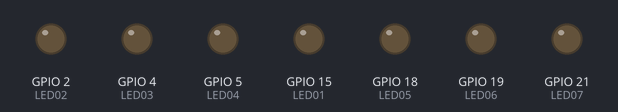
Simulated run of this sketch. Board: ESP32. On the bench: output pins drawn as LEDs (lit = HIGH). What the sketch prints to the serial monitor is not drawn.

Above: at 0.5 s.
At 1.48 s:
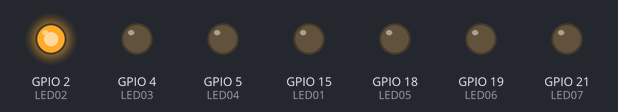
At 1.68 s:
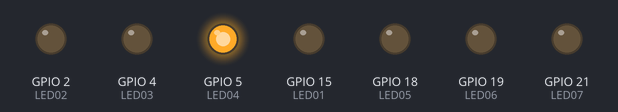
At 1.98 s:
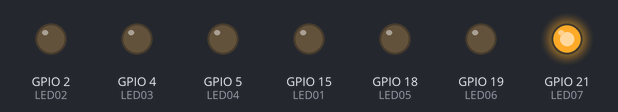
At 4.1 s:
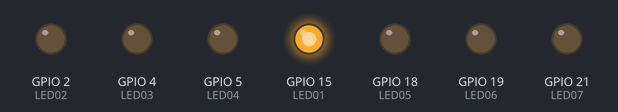
At 5.64 s:
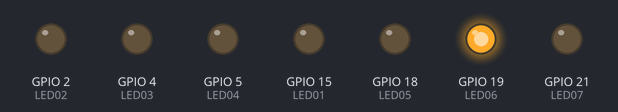
Timing chart, 0 to 8.7 s (numbered marks = the images above):
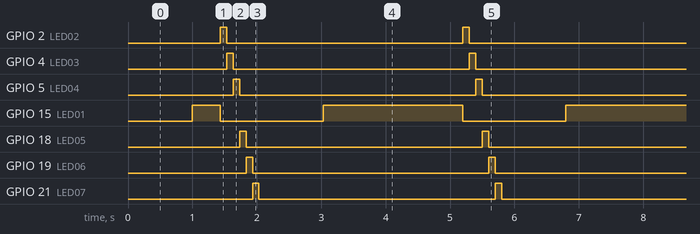

The sketch:

Actividad_2.1_-_7_tareas.ino
```cpp
// Actividad 2. Mandar nombre de la unidad

#if CONFIG_FREERTOS_UNICORE
static const BaseType_t app_cpu = 0;
#else
static const BaseType_t app_cpu = 1;
#endif

const char msg[100] = "Unidad Profesional Interdisciplinaria de Ingeniería Campus Zacatecas IPN";

static TaskHandle_t  Tarea01 = NULL;
static TaskHandle_t  Tarea02 = NULL;
static TaskHandle_t  Tarea03 = NULL;
static TaskHandle_t  Tarea04 = NULL;
static TaskHandle_t  Tarea05 = NULL;
static TaskHandle_t  Tarea06 = NULL;
static TaskHandle_t  Tarea07 = NULL;

static const int LED01 = 15;   //1
static const int LED02 = 2;   //2
static const int LED03 = 4;   //3
static const int LED04 = 5;   //4
static const int LED05 = 18;   //5
static const int LED06 = 19;   //6
static const int LED07 = 21;   //7

//Tarea UART 01
void TareaUART01(void *parameter){
  int msg_len = strnlen(msg,100);
  while(1){
    digitalWrite(LED01, HIGH);
    Serial.println();
    for(int i =0; i< msg_len; i++){
      Serial.print(msg[i]);
    }
    Serial.println();
    digitalWrite(LED01, LOW);
    vTaskDelay(1000 / portTICK_PERIOD_MS);
  }
}

//Tarea UART 02
void TareaUART02(void *parameter){
  while(1){
    digitalWrite(LED02, HIGH);
    Serial.println('1');
    digitalWrite(LED02, LOW);
    vTaskDelay(1000 / portTICK_PERIOD_MS);
  }
}

//Tarea UART 03
void TareaUART03(void *parameter){
  while(1){
    digitalWrite(LED03, HIGH);
    Serial.println('2');
    digitalWrite(LED03, LOW);
    vTaskDelay(1000 / portTICK_PERIOD_MS);
  }
}

//Tarea UART 04
void TareaUART04(void *parameter){
  while(1){
    digitalWrite(LED04, HIGH);
    Serial.println('3');
    digitalWrite(LED04, LOW);
    vTaskDelay(1000 / portTICK_PERIOD_MS);
  }
}

//Tarea UART 05
void TareaUART05(void *parameter){
  while(1){
    digitalWrite(LED05, HIGH);
    Serial.println('4');
    digitalWrite(LED05, LOW);
    vTaskDelay(1000 / portTICK_PERIOD_MS);
  }
}

//Tarea UART 06
void TareaUART06(void *parameter){
  while(1){
    digitalWrite(LED06, HIGH);
    Serial.println('5');
    digitalWrite(LED06, LOW);
    vTaskDelay(1000 / portTICK_PERIOD_MS);
  }
}

//Tarea UART 07
void TareaUART07(void *parameter){
  while(1){
    digitalWrite(LED07, HIGH);
    Serial.println('6');
    digitalWrite(LED07, LOW);
    vTaskDelay(1000 / portTICK_PERIOD_MS);
  }
}

void setup() {
  pinMode(LED01, OUTPUT);
  pinMode(LED02, OUTPUT);
  pinMode(LED03, OUTPUT);
  pinMode(LED04, OUTPUT);
  pinMode(LED05, OUTPUT);
  pinMode(LED06, OUTPUT);
  pinMode(LED07, OUTPUT);

  Serial.begin(300);
  xTaskCreatePinnedToCore(
    TareaUART01,  //Funcion que se manda llamar
    "UART 01",    //El nombre de la tarea
    1024,         //Stack size
    NULL,
    2,            //Prioridades
    &Tarea01,
    app_cpu);
  xTaskCreatePinnedToCore(
    TareaUART02,  //Funcion que se manda llamar
    "UART 02",    //El nombre de la tarea
    1024,         //Stack size
    NULL,
    1,            //Prioridades
    &Tarea02,
    app_cpu);
  xTaskCreatePinnedToCore(
    TareaUART03,  //Funcion que se manda llamar
    "UART 03",    //El nombre de la tarea
    1024,         //Stack size
    NULL,
    1,            //Prioridades
    &Tarea03,
    app_cpu);
  xTaskCreatePinnedToCore(
    TareaUART04,  //Funcion que se manda llamar
    "UART 04",    //El nombre de la tarea
    1024,         //Stack size
    NULL,
    1,            //Prioridades
    &Tarea04,
    app_cpu);
  xTaskCreatePinnedToCore(
    TareaUART05,  //Funcion que se manda llamar
    "UART 05",    //El nombre de la tarea
    1024,         //Stack size
    NULL,
    1,            //Prioridades
    &Tarea05,
    app_cpu);
  xTaskCreatePinnedToCore(
    TareaUART06,  //Funcion que se manda llamar
    "UART 06",    //El nombre de la tarea
    1024,         //Stack size
    NULL,
    1,            //Prioridades
    &Tarea06,
    app_cpu);
  xTaskCreatePinnedToCore(
    TareaUART07,  //Funcion que se manda llamar
    "UART 07",    //El nombre de la tarea
    1024,         //Stack size
    NULL,
    1,            //Prioridades
    &Tarea07,
    app_cpu);
}

void loop() {
  for(int i=0; i<5; i++){
    vTaskSuspend(Tarea01);
    vTaskDelay(1000/portTICK_PERIOD_MS);
    vTaskResume(Tarea01);
    vTaskDelay(1000/portTICK_PERIOD_MS);
  }
}
```

Measured:
- by itself, GPIO 15 (LED01): repeats every 3.8 s: LOW 1.6 s, HIGH 2.2 s
- by itself, GPIO 2 (LED02), GPIO 4 (LED03), GPIO 5 (LED04), GPIO 18 (LED05), GPIO 19 (LED06), GPIO 21 (LED07): alternates HIGH for 0.10 s and LOW for 3.7 s
